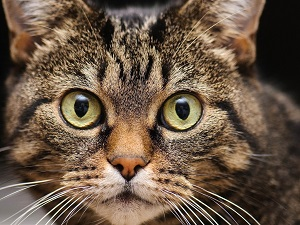
#> input picture Task4/cat.jpg, 300 x 225 px
$ jupyter execute Task4.ipynb
#> lines starting #> are read from the running program, lines starting #| are printed output that depends on the picture
[cell 1]
import cv2
import numpy as np
import matplotlib.pyplot as plt

[cell 2]
image = cv2.imread("cat.jpg",0)
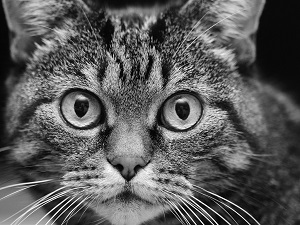
#> image: shape (225, 300); min 0, max 255, mean 91.2
save_image = image.copy()
cv2.imshow("Cat",image)

alfa = 1.0
beta = 1.0
gamma = 1.0

hist = np.zeros(256)

def changeImage():
    for x in range(image.shape[0]):
        for y in range(image.shape[1]):
            res = float(alfa)/100 * save_image[x][y] + beta
            res = (res/255)**(gamma/100) * 255
            res = res if res >= 0 and res <= 255 else 255 if res > 255 else 0
            image[x][y] = res


def computeHist(image):
    global hist
    hist = np.zeros(256)
    for x in range(image.shape[0]):
        for y in range(image.shape[1]):
            hist[image[x][y]] += 1

def diffImage():
    changeImage()
    cv2.imshow("Cat",image)
    computeHist(image)
    plt.plot(hist)
    plt.show()

def alfaChange(x):
    global alfa
    alfa = x
    diffImage()

def betaChange(x):
    global beta
    beta = x
    diffImage()

def gammaChange(x):
    global gamma
    gamma = x
    diffImage()


#cv2.createTrackbar("alfa", "Cat",0,255, alfaChange)
#cv2.createTrackbar("beta", "Cat",0,255, betaChange)
#cv2.createTrackbar("gamma", "Cat",0,200, gammaChange)

eqImage = cv2.equalizeHist(image)
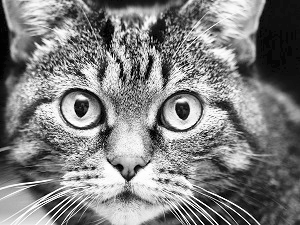
#> eqImage: shape (225, 300); min 0, max 255, mean 128.1

cv2.imshow("EqCat",eqImage)
computeHist(image)
plt.plot(hist)
plt.show()
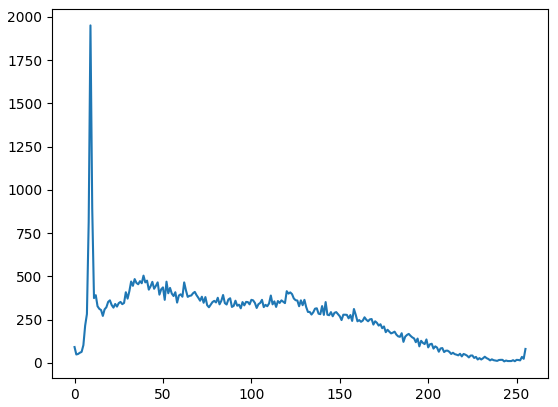
#> figure drawn by matplotlib, 1 panel; curve peaks at x = 9, y = 1951
computeHist(eqImage)
plt.plot(hist)
plt.show()
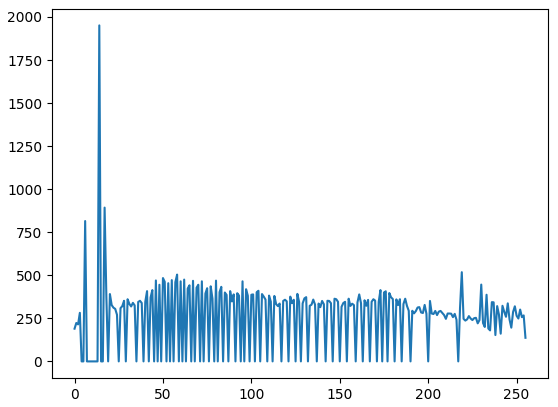
#> figure drawn by matplotlib, 1 panel; curve peaks at x = 14, y = 1951


cv2.waitKey(0)
cv2.destroyAllWindows()
